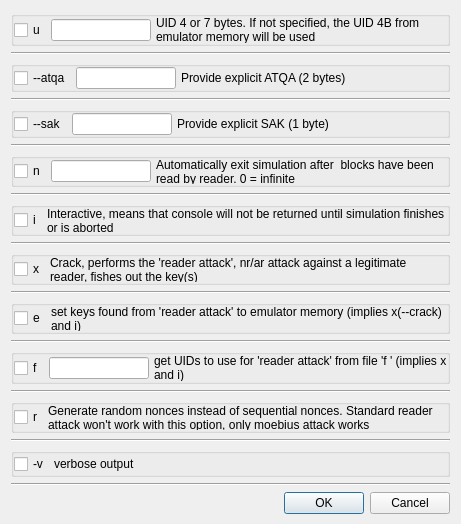
<?xml version="1.0" encoding="UTF-8"?>
<ui version="4.0">
 <class>MF_Sim_simDialog</class>
 <widget class="QDialog" name="MF_Sim_simDialog">
  <property name="geometry">
   <rect>
    <x>0</x>
    <y>0</y>
    <width>461</width>
    <height>524</height>
   </rect>
  </property>
  <property name="windowTitle">
   <string>Simulate</string>
  </property>
  <layout class="QVBoxLayout" name="verticalLayout">
   <item>
    <widget class="QGroupBox" name="uGroupBox">
     <layout class="QHBoxLayout" name="uLayout">
      <property name="spacing">
       <number>5</number>
      </property>
      <property name="leftMargin">
       <number>0</number>
      </property>
      <property name="topMargin">
       <number>0</number>
      </property>
      <property name="rightMargin">
       <number>0</number>
      </property>
      <property name="bottomMargin">
       <number>0</number>
      </property>
      <item>
       <widget class="QCheckBox" name="uBox">
        <property name="text">
         <string notr="true">u</string>
        </property>
       </widget>
      </item>
      <item>
       <widget class="QLineEdit" name="uEdit">
        <property name="sizePolicy">
         <sizepolicy hsizetype="Fixed" vsizetype="Fixed">
          <horstretch>0</horstretch>
          <verstretch>0</verstretch>
         </sizepolicy>
        </property>
        <property name="maximumSize">
         <size>
          <width>100</width>
          <height>16777215</height>
         </size>
        </property>
       </widget>
      </item>
      <item>
       <widget class="QLabel" name="label">
        <property name="sizePolicy">
         <sizepolicy hsizetype="Expanding" vsizetype="Preferred">
          <horstretch>0</horstretch>
          <verstretch>0</verstretch>
         </sizepolicy>
        </property>
        <property name="text">
         <string>UID 4 or 7 bytes. If not specified, the UID 4B from emulator memory will be used</string>
        </property>
        <property name="wordWrap">
         <bool>true</bool>
        </property>
       </widget>
      </item>
     </layout>
    </widget>
   </item>
   <item>
    <widget class="Line" name="uLine">
     <property name="orientation">
      <enum>Qt::Horizontal</enum>
     </property>
    </widget>
   </item>
   <item>
    <widget class="QGroupBox" name="atqaGroupBox">
     <layout class="QHBoxLayout" name="atqaLayout">
      <property name="spacing">
       <number>5</number>
      </property>
      <property name="leftMargin">
       <number>0</number>
      </property>
      <property name="topMargin">
       <number>0</number>
      </property>
      <property name="rightMargin">
       <number>0</number>
      </property>
      <property name="bottomMargin">
       <number>0</number>
      </property>
      <item>
       <widget class="QCheckBox" name="atqaBox">
        <property name="text">
         <string notr="true">--atqa</string>
        </property>
       </widget>
      </item>
      <item>
       <widget class="QLineEdit" name="atqaEdit">
        <property name="sizePolicy">
         <sizepolicy hsizetype="Fixed" vsizetype="Fixed">
          <horstretch>0</horstretch>
          <verstretch>0</verstretch>
         </sizepolicy>
        </property>
        <property name="maximumSize">
         <size>
          <width>100</width>
          <height>16777215</height>
         </size>
        </property>
       </widget>
      </item>
      <item>
       <widget class="QLabel" name="label_8">
        <property name="sizePolicy">
         <sizepolicy hsizetype="Expanding" vsizetype="Preferred">
          <horstretch>0</horstretch>
          <verstretch>0</verstretch>
         </sizepolicy>
        </property>
        <property name="text">
         <string>Provide explicit ATQA (2 bytes)</string>
        </property>
        <property name="wordWrap">
         <bool>true</bool>
        </property>
       </widget>
      </item>
     </layout>
    </widget>
   </item>
   <item>
    <widget class="Line" name="atqaLine">
     <property name="orientation">
      <enum>Qt::Horizontal</enum>
     </property>
    </widget>
   </item>
   <item>
    <widget class="QGroupBox" name="sakGroupBox">
     <layout class="QHBoxLayout" name="sakLayout">
      <property name="spacing">
       <number>5</number>
      </property>
      <property name="leftMargin">
       <number>0</number>
      </property>
      <property name="topMargin">
       <number>0</number>
      </property>
      <property name="rightMargin">
       <number>0</number>
      </property>
      <property name="bottomMargin">
       <number>0</number>
      </property>
      <item>
       <widget class="QCheckBox" name="sakBox">
        <property name="text">
         <string notr="true">--sak</string>
        </property>
       </widget>
      </item>
      <item>
       <widget class="QLineEdit" name="sakEdit">
        <property name="sizePolicy">
         <sizepolicy hsizetype="Fixed" vsizetype="Fixed">
          <horstretch>0</horstretch>
          <verstretch>0</verstretch>
         </sizepolicy>
        </property>
        <property name="maximumSize">
         <size>
          <width>100</width>
          <height>16777215</height>
         </size>
        </property>
       </widget>
      </item>
      <item>
       <widget class="QLabel" name="label_9">
        <property name="sizePolicy">
         <sizepolicy hsizetype="Expanding" vsizetype="Preferred">
          <horstretch>0</horstretch>
          <verstretch>0</verstretch>
         </sizepolicy>
        </property>
        <property name="text">
         <string>Provide explicit SAK (1 byte)</string>
        </property>
        <property name="wordWrap">
         <bool>true</bool>
        </property>
       </widget>
      </item>
     </layout>
    </widget>
   </item>
   <item>
    <widget class="Line" name="sakLine">
     <property name="orientation">
      <enum>Qt::Horizontal</enum>
     </property>
    </widget>
   </item>
   <item>
    <widget class="QGroupBox" name="nGroupBox">
     <layout class="QHBoxLayout" name="nLayout">
      <property name="spacing">
       <number>5</number>
      </property>
      <property name="leftMargin">
       <number>0</number>
      </property>
      <property name="topMargin">
       <number>0</number>
      </property>
      <property name="rightMargin">
       <number>0</number>
      </property>
      <property name="bottomMargin">
       <number>0</number>
      </property>
      <item>
       <widget class="QCheckBox" name="nBox">
        <property name="text">
         <string notr="true">n</string>
        </property>
       </widget>
      </item>
      <item>
       <widget class="QLineEdit" name="nEdit">
        <property name="sizePolicy">
         <sizepolicy hsizetype="Fixed" vsizetype="Fixed">
          <horstretch>0</horstretch>
          <verstretch>0</verstretch>
         </sizepolicy>
        </property>
        <property name="maximumSize">
         <size>
          <width>100</width>
          <height>16777215</height>
         </size>
        </property>
       </widget>
      </item>
      <item>
       <widget class="QLabel" name="label_2">
        <property name="sizePolicy">
         <sizepolicy hsizetype="Expanding" vsizetype="Preferred">
          <horstretch>0</horstretch>
          <verstretch>0</verstretch>
         </sizepolicy>
        </property>
        <property name="text">
         <string>Automatically exit simulation after &lt;numreads&gt; blocks have been read by reader. 0 = infinite</string>
        </property>
        <property name="wordWrap">
         <bool>true</bool>
        </property>
       </widget>
      </item>
     </layout>
    </widget>
   </item>
   <item>
    <widget class="Line" name="nLine">
     <property name="orientation">
      <enum>Qt::Horizontal</enum>
     </property>
    </widget>
   </item>
   <item>
    <widget class="QGroupBox" name="iGroupBox">
     <layout class="QHBoxLayout" name="iLayout">
      <property name="spacing">
       <number>5</number>
      </property>
      <property name="leftMargin">
       <number>0</number>
      </property>
      <property name="topMargin">
       <number>0</number>
      </property>
      <property name="rightMargin">
       <number>0</number>
      </property>
      <property name="bottomMargin">
       <number>0</number>
      </property>
      <item>
       <widget class="QCheckBox" name="iBox">
        <property name="text">
         <string notr="true">i</string>
        </property>
       </widget>
      </item>
      <item>
       <widget class="QLabel" name="label_3">
        <property name="sizePolicy">
         <sizepolicy hsizetype="Expanding" vsizetype="Preferred">
          <horstretch>0</horstretch>
          <verstretch>0</verstretch>
         </sizepolicy>
        </property>
        <property name="text">
         <string>Interactive, means that console will not be returned until simulation finishes or is aborted</string>
        </property>
        <property name="wordWrap">
         <bool>true</bool>
        </property>
       </widget>
      </item>
     </layout>
    </widget>
   </item>
   <item>
    <widget class="Line" name="iLine">
     <property name="orientation">
      <enum>Qt::Horizontal</enum>
     </property>
    </widget>
   </item>
   <item>
    <widget class="QGroupBox" name="xGroupBox">
     <layout class="QHBoxLayout" name="xLayout">
      <property name="spacing">
       <number>5</number>
      </property>
      <property name="leftMargin">
       <number>0</number>
      </property>
      <property name="topMargin">
       <number>0</number>
      </property>
      <property name="rightMargin">
       <number>0</number>
      </property>
      <property name="bottomMargin">
       <number>0</number>
      </property>
      <item>
       <widget class="QCheckBox" name="xBox">
        <property name="text">
         <string notr="true">x</string>
        </property>
       </widget>
      </item>
      <item>
       <widget class="QLabel" name="label_4">
        <property name="sizePolicy">
         <sizepolicy hsizetype="Expanding" vsizetype="Preferred">
          <horstretch>0</horstretch>
          <verstretch>0</verstretch>
         </sizepolicy>
        </property>
        <property name="text">
         <string>Crack, performs the 'reader attack', nr/ar attack against a legitimate reader, fishes out the key(s)</string>
        </property>
        <property name="wordWrap">
         <bool>true</bool>
        </property>
       </widget>
      </item>
     </layout>
    </widget>
   </item>
   <item>
    <widget class="Line" name="xLine">
     <property name="orientation">
      <enum>Qt::Horizontal</enum>
     </property>
    </widget>
   </item>
   <item>
    <widget class="QGroupBox" name="eGroupBox">
     <layout class="QHBoxLayout" name="eLayout">
      <property name="spacing">
       <number>5</number>
      </property>
      <property name="leftMargin">
       <number>0</number>
      </property>
      <property name="topMargin">
       <number>0</number>
      </property>
      <property name="rightMargin">
       <number>0</number>
      </property>
      <property name="bottomMargin">
       <number>0</number>
      </property>
      <item>
       <widget class="QCheckBox" name="eBox">
        <property name="text">
         <string notr="true">e</string>
        </property>
       </widget>
      </item>
      <item>
       <widget class="QLabel" name="label_5">
        <property name="sizePolicy">
         <sizepolicy hsizetype="Expanding" vsizetype="Preferred">
          <horstretch>0</horstretch>
          <verstretch>0</verstretch>
         </sizepolicy>
        </property>
        <property name="text">
         <string>set keys found from 'reader attack' to emulator memory (implies x(--crack) and i)</string>
        </property>
        <property name="wordWrap">
         <bool>true</bool>
        </property>
       </widget>
      </item>
     </layout>
    </widget>
   </item>
   <item>
    <widget class="Line" name="eLine">
     <property name="orientation">
      <enum>Qt::Horizontal</enum>
     </property>
    </widget>
   </item>
   <item>
    <widget class="QGroupBox" name="fGroupBox">
     <layout class="QHBoxLayout" name="fLayout">
      <property name="spacing">
       <number>5</number>
      </property>
      <property name="leftMargin">
       <number>0</number>
      </property>
      <property name="topMargin">
       <number>0</number>
      </property>
      <property name="rightMargin">
       <number>0</number>
      </property>
      <property name="bottomMargin">
       <number>0</number>
      </property>
      <item>
       <widget class="QCheckBox" name="fBox">
        <property name="text">
         <string notr="true">f</string>
        </property>
       </widget>
      </item>
      <item>
       <widget class="QLineEdit" name="fEdit">
        <property name="sizePolicy">
         <sizepolicy hsizetype="Fixed" vsizetype="Fixed">
          <horstretch>0</horstretch>
          <verstretch>0</verstretch>
         </sizepolicy>
        </property>
        <property name="maximumSize">
         <size>
          <width>100</width>
          <height>16777215</height>
         </size>
        </property>
       </widget>
      </item>
      <item>
       <widget class="QLabel" name="label_6">
        <property name="sizePolicy">
         <sizepolicy hsizetype="Expanding" vsizetype="Preferred">
          <horstretch>0</horstretch>
          <verstretch>0</verstretch>
         </sizepolicy>
        </property>
        <property name="text">
         <string>get UIDs to use for 'reader attack' from file 'f &lt;filename.txt&gt;' (implies x and i)</string>
        </property>
        <property name="wordWrap">
         <bool>true</bool>
        </property>
       </widget>
      </item>
     </layout>
    </widget>
   </item>
   <item>
    <widget class="Line" name="fLine">
     <property name="orientation">
      <enum>Qt::Horizontal</enum>
     </property>
    </widget>
   </item>
   <item>
    <widget class="QGroupBox" name="rGroupBox">
     <layout class="QHBoxLayout" name="rLayout">
      <property name="spacing">
       <number>5</number>
      </property>
      <property name="leftMargin">
       <number>0</number>
      </property>
      <property name="topMargin">
       <number>0</number>
      </property>
      <property name="rightMargin">
       <number>0</number>
      </property>
      <property name="bottomMargin">
       <number>0</number>
      </property>
      <item>
       <widget class="QCheckBox" name="rBox">
        <property name="text">
         <string notr="true">r</string>
        </property>
       </widget>
      </item>
      <item>
       <widget class="QLabel" name="label_7">
        <property name="sizePolicy">
         <sizepolicy hsizetype="Expanding" vsizetype="Preferred">
          <horstretch>0</horstretch>
          <verstretch>0</verstretch>
         </sizepolicy>
        </property>
        <property name="text">
         <string>Generate random nonces instead of sequential nonces. Standard reader attack won't work with this option, only moebius attack works</string>
        </property>
        <property name="wordWrap">
         <bool>true</bool>
        </property>
       </widget>
      </item>
     </layout>
    </widget>
   </item>
   <item>
    <widget class="Line" name="rLine">
     <property name="orientation">
      <enum>Qt::Horizontal</enum>
     </property>
    </widget>
   </item>
   <item>
    <widget class="QGroupBox" name="vGroupBox">
     <layout class="QHBoxLayout" name="vLayout">
      <property name="spacing">
       <number>5</number>
      </property>
      <property name="leftMargin">
       <number>0</number>
      </property>
      <property name="topMargin">
       <number>0</number>
      </property>
      <property name="rightMargin">
       <number>0</number>
      </property>
      <property name="bottomMargin">
       <number>0</number>
      </property>
      <item>
       <widget class="QCheckBox" name="vBox">
        <property name="text">
         <string notr="true">-v</string>
        </property>
       </widget>
      </item>
      <item>
       <widget class="QLabel" name="label_11">
        <property name="sizePolicy">
         <sizepolicy hsizetype="Expanding" vsizetype="Preferred">
          <horstretch>0</horstretch>
          <verstretch>0</verstretch>
         </sizepolicy>
        </property>
        <property name="text">
         <string>verbose output</string>
        </property>
        <property name="wordWrap">
         <bool>true</bool>
        </property>
       </widget>
      </item>
     </layout>
    </widget>
   </item>
   <item>
    <widget class="Line" name="vLine">
     <property name="orientation">
      <enum>Qt::Horizontal</enum>
     </property>
    </widget>
   </item>
   <item>
    <spacer name="verticalSpacer">
     <property name="orientation">
      <enum>Qt::Vertical</enum>
     </property>
     <property name="sizeHint" stdset="0">
      <size>
       <width>20</width>
       <height>40</height>
      </size>
     </property>
    </spacer>
   </item>
   <item>
    <widget class="QDialogButtonBox" name="buttonBox">
     <property name="orientation">
      <enum>Qt::Horizontal</enum>
     </property>
     <property name="standardButtons">
      <set>QDialogButtonBox::Cancel|QDialogButtonBox::Ok</set>
     </property>
    </widget>
   </item>
  </layout>
 </widget>
 <resources/>
 <connections>
  <connection>
   <sender>buttonBox</sender>
   <signal>accepted()</signal>
   <receiver>MF_Sim_simDialog</receiver>
   <slot>accept()</slot>
   <hints>
    <hint type="sourcelabel">
     <x>248</x>
     <y>254</y>
    </hint>
    <hint type="destinationlabel">
     <x>157</x>
     <y>274</y>
    </hint>
   </hints>
  </connection>
  <connection>
   <sender>buttonBox</sender>
   <signal>rejected()</signal>
   <receiver>MF_Sim_simDialog</receiver>
   <slot>reject()</slot>
   <hints>
    <hint type="sourcelabel">
     <x>316</x>
     <y>260</y>
    </hint>
    <hint type="destinationlabel">
     <x>286</x>
     <y>274</y>
    </hint>
   </hints>
  </connection>
 </connections>
</ui>
